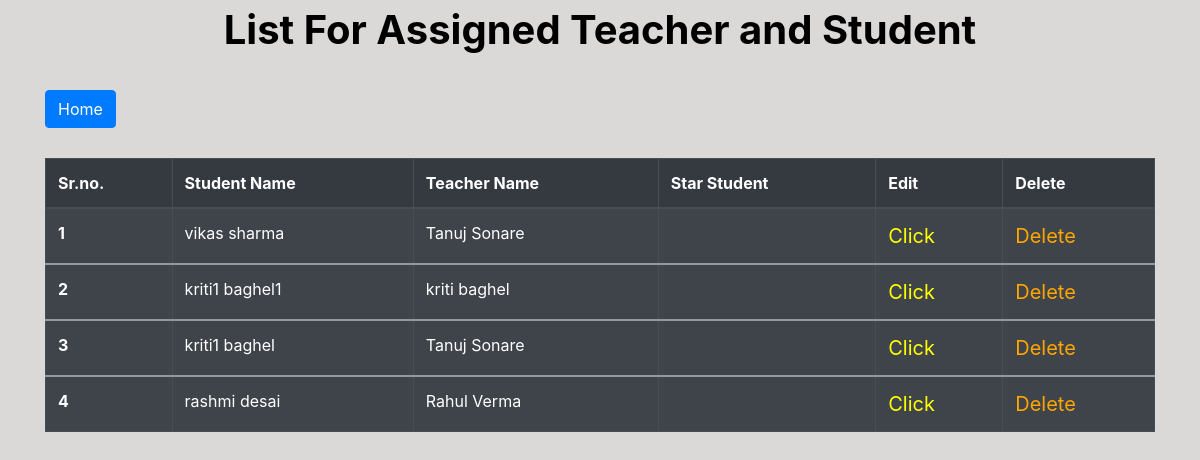
The app's page /assigned_list, older data.
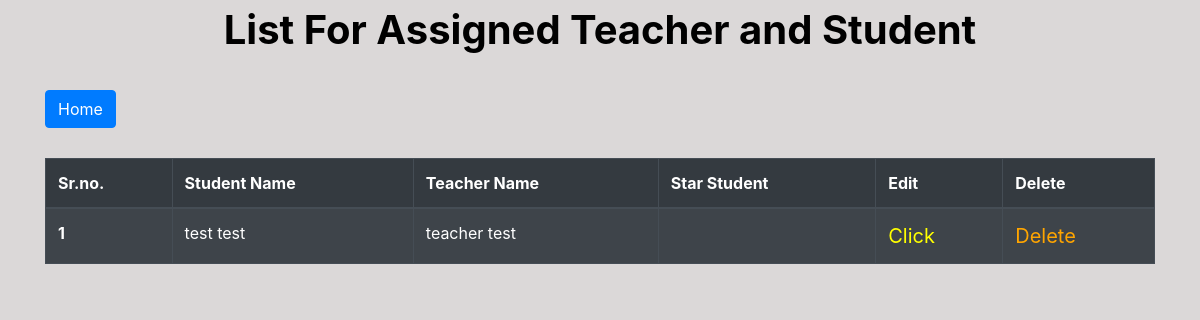
The same page, newer data.
### app/models.py (models this page shows, shortened)
class TeacherStudent(models.Model):
    teacher = models.ForeignKey(
        to="teacher", on_delete=models.CASCADE, related_name="teacher"
    )
    student = models.ForeignKey(
        to="student", on_delete=models.CASCADE, related_name="student"
    )
    is_star = models.BooleanField(default=False)

class Student(models.Model):
    first_name = models.CharField(max_length=50)
    last_name = models.CharField(max_length=50)
    def __str__(self):
        return self.first_name + " " + self.last_name

class Teacher(models.Model):
    first_name = models.CharField(max_length=50)
    last_name = models.CharField(max_length=50)
    def __str__(self):
        return self.first_name + " " + self.last_name

### app/views.py (the view)
class AssignedTeacherStudentList(ListView):
    model = TeacherStudent
    template_name = "app/assigned_list.html"
    def get_context_data(self, **kwargs):
        context = super().get_context_data(**kwargs)
        return context

### app/templates/app/assigned_list.html (shortened to what this page needs)
{% extends 'app/base.html' %}
{% block content %}
<legend align="center" class="text"><b> List For Assigned Teacher and Student </b></legend>
<section class='text-left container'>
  <button href="" class="btn btn-primary" type="submit">
    <a href="{% url 'home' %}" style="color:white;" > Home</a>
  </button>
</section>
<div class="container">
  {% if object_list %}
  <table class="table table-striped table-bordered table-hover table-dark">
      <thead>
          <tr>
              <th scope="col">Sr.no.</th>
              <th scope="col">Student Name</th>
              <th scope="col">Teacher Name</th>
              <th scope="col">Star Student</th>
              <th scope="col">Edit</th>
              <th scope="col">Delete</th>
          </tr>
      </thead>
      {% for assign in object_list %}
      <tbody>
          <tr>
              <th scope="row">{{forloop.counter}}</th>
              <td>{{assign.student}}</td>
              <td>{{assign.teacher}}</td>
              <td>
            </td>
            <td><a href="{% url 'update_assigned_list' assign.id %}" style = "color:yellow;font-size:20px;" >Click</a></td>
              <td><a href="{% url 'delete_assigned_list' assign.id %}" style = "color:orange;font-size:20px;">Delete</a></td>
          </tr>
          {% endfor %}
          {% else %}
            <br><br>
              <h1 align='center'> List Not Found <h1>
          {% endif %}
      </tbody>
  </table>
</div>
{% endblock content %}

Row changes from the older to the newer data that the page shows:
removed TeacherStudent: student "vikas sharma", teacher "Tanuj Sonare"
removed TeacherStudent: student "kriti1 baghel1", teacher "kriti baghel"
removed TeacherStudent: student "kriti1 baghel", teacher "Tanuj Sonare"
removed TeacherStudent: student "rashmi desai", teacher "Rahul Verma"
added TeacherStudent: student "test test", teacher "teacher test"
